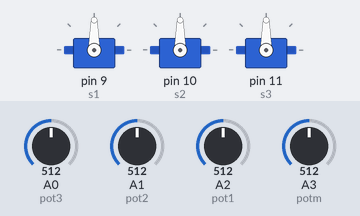
The sketch below on a simulated Arduino Uno, built with avr-gcc and run on an emulated ATmega328P. On the bench: 3 × servo. The test bench sets the inputs (shaded band); at power-on: A0 (pot3) = 512, A3 (potm) = 512, A1 (pot2) = 512, A2 (pot1) = 512. What the sketch prints to the serial monitor is not drawn.

Above: at 2.2 s.
2.3 s: A0 (pot3) set to 716
At 3.4 s:
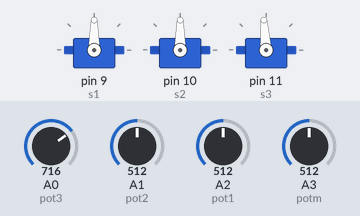
3.8 s: A3 (potm) set to 992
At 4.6 s:
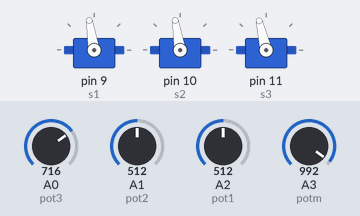
5.3 s: A1 (pot2) set to 716
At 5.8 s:
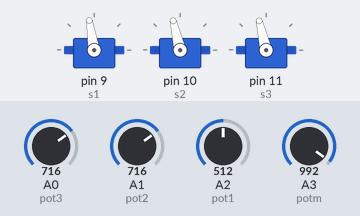
6.8 s: A2 (pot1) set to 716
At 8.0 s:
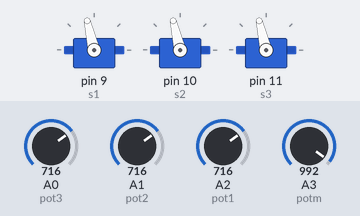
8.3 s: A0 (pot3) set to 306
At 9.2 s:
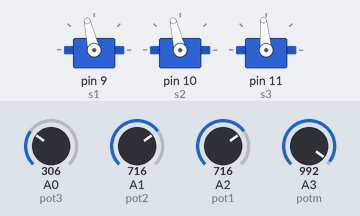
9.8 s: A1 (pot2) set to 306
At 10.3 s:
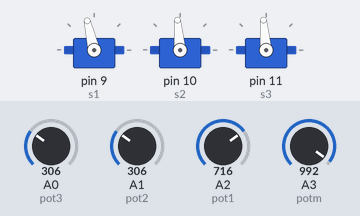
Timing chart, 0 to 12.3 s (numbered marks = the images above; inputs shaded):
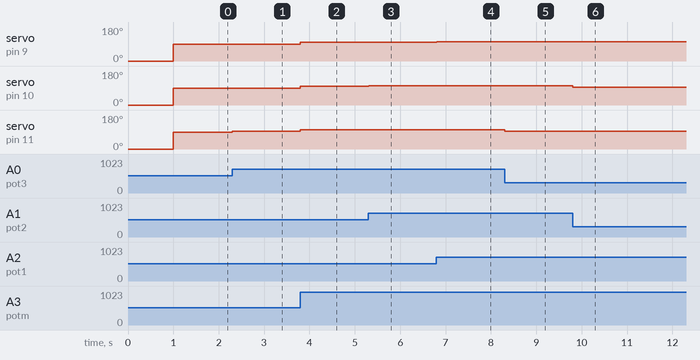

Measured:
- after the input at 2.3 s, servo on pin 11 (s3): 90° → 94° at once
- after the input at 3.8 s, servo on pin 9 (s1), servo on pin 10 (s2): 90° → 99° at once; servo on pin 11 (s3): 94° → 103° at once
- after the input at 5.3 s, servo on pin 10 (s2): 99° → 103° at once
- after the input at 6.8 s, servo on pin 9 (s1): 99° → 103° at once
- after the input at 8.3 s, servo on pin 11 (s3): 103° → 95° at once
- after the input at 9.8 s, servo on pin 10 (s2): 103° → 95° at once

The sketch:

Servosteuerung_Ansatz_2.ino
```cpp
// Erstellt von Johannes Tadeus Ranish

// Dieses Programm soll 3 Servos eines Windkraftanalagen models mit 4 potentiometern ansteuern.
// Dabei sollen 3 Potentiometer je einen Servo ansteuern und ein 'Master' Potentiometer der alle Servos gleichzeitig ansteuert.
// Außerdem dürfen gewisse Grenzwerte von den Servos nicht überschritten werden.
//___________________________________________________________________________________________________________________________________//

#include <Servo.h> // benötigte library um Servos anzusteuern

// benennung der Servos
Servo s1;
Servo s2;
Servo s3;

// Pin zuweisung der Potentiometer (potm ist der 'Master' -> steuert alle Servos gleichzeitig)
int potm = A3;
int pot1 = A2;
int pot2 = A1;
int pot3 = A0;

// positions variablen der Potentiometer erstellen
int posm;
int pos1;
int pos2;
int pos3;

void setup() {

// Pinzuweisung der Servos
  s1.attach(9);
  s2.attach(10);
  s3.attach(11);

// Servos auf start Position Stellen
  s1.write(0);
  s2.write(0);
  s3.write(0);

  delay(1000);    // zeitlassen, damit die servos die start Position erreichen können

Serial.begin(9600); // Tool zur Analyse der ein und ausgabe werte
}

void loop() {

// initiierung der temporären variablen für die Servos
  int valm = 0;
  int val1 = 0;
  int val2 = 0;
  int val3 = 0;

  int akkT = 50; // zeitbereich in ms für den die kurzzeit mittelwerte errechnet werden

 //Grenze der Servoauslenkung festlegen (abhängig von dem Winkel des befestigten Arms am Servo)
  int upRange = 110;
  int loRange = 70;

  int test = 0; // die variable 'test' kann eingesetzt werden um den serial grafen in der Arduino IDE zu verwenden


// Aulesen der Potis + Filterung --> die letzten 2 bit der gelesenen werte werden zusammengefasst --> 0-7 = 0; 8-15 = 8 etc.
// in der for schleife werden die werte des potis über den angegeben zeitraum addiert und dann durch die zeit geteilt um den Mittelwert zu erhalten.

posm = analogRead(potm) & 0b1111111111111100;
for (int i = 0; i < akkT; i++)
{
  valm = valm + posm;
}
posm = valm / akkT;

pos1 = analogRead(pot1) & 0b1111111111111100;
for (int i = 0; i < akkT; i++)
{
  val1 = val1 + pos1;
}
pos1 = val1 / akkT;

pos2 = analogRead(pot2) & 0b1111111111111100;
for (int i = 0; i < akkT; i++)
{
  val2 = val2 + pos2;
}
pos2 = val2 / akkT;

pos3 = analogRead(pot3) & 0b1111111111111100;
for (int i = 0; i < akkT; i++)
{
  val3 = val3 + pos3;
}
pos3 = val3 / akkT;


// saklierung der potentiometer Werte auf eine von den Servos lesbare grad Zahl
pos1 = map(pos1 + posm, 0, 2040, loRange, upRange);
pos2 = map(pos2 + posm, 0, 2040, loRange, upRange);
pos3 = map(pos3 + posm, 0, 2040, loRange, upRange);

// Position an Servos witergeben
s1.write(pos1);
s2.write(pos2);
s3.write(pos3);

Serial.println(test); // den zu testenden wert ausgeben, damit er in der Arduino IDE getracked werden kann.
}
```
